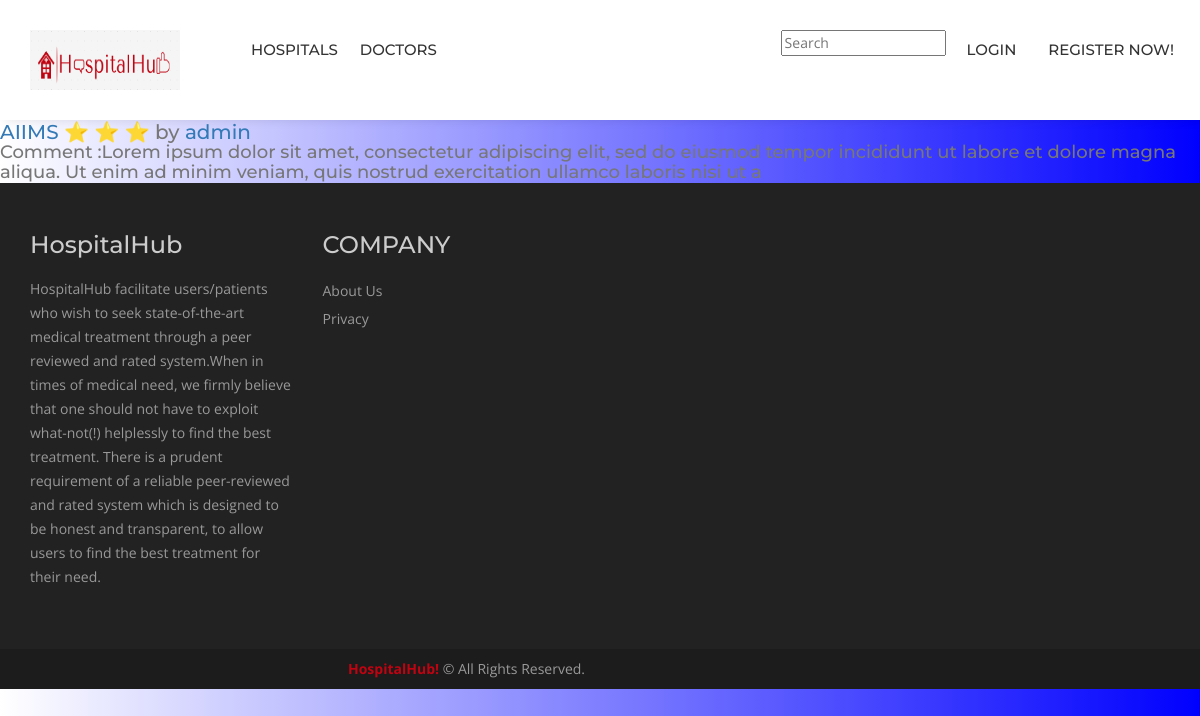
Screenshot of /myhub/hospitals/reviews/1 with the database file from the repository.
### myhub/models.py (models this page shows, shortened)
class hospital_review(models.Model):
    RATING_CHOICES = (
        (1, '1'),
        (2, '2'),
        (3, '3'),
        (4, '4'),
        (5, '5'),
    )
    hospital = models.ForeignKey(hospital, on_delete=models.CASCADE,)
    pub_date = models.DateTimeField('date published')
    user_name = models.ForeignKey(User, on_delete=models.CASCADE,)
    comment = models.CharField(max_length=200)
    rating = models.IntegerField(choices=RATING_CHOICES)
    def get_rating(self):
        roundedratings = round(self.rating)
        stars = ""
        for i in range(0,roundedratings):
            stars += "*"
        return stars

class hospital(models.Model):
    name = models.CharField(max_length=100, null=True)  # Field name made lowercase.
    desc = models.CharField(max_length=10000, help_text='Enter Hospital Description')
    building = models.CharField(max_length=25, blank=False, null=True)  # Field name made lowercase.
    street = models.CharField(max_length=25, blank=False, null=True)  # Field name made lowercase.
    city = models.CharField(max_length=25, null=True)  # Field name made lowercase.
    pincode = models.IntegerField(blank=False, null=True)  # Field name made lowercase.
    beds = models.IntegerField(blank=True, null=True)  # Field name made lowercase.
    profile= models.ImageField(default ='default.jpg')

### myhub/views.py (the view)
# urls.py: path('hospitals/reviews/<int:pk>', views.HospitalReviewDetailView.as_view(), name='hospitals-reviews-detail'),
class HospitalReviewDetailView(generic.DetailView):
    model=hospital_review

### myhub/templates/myhub/hospital_review_detail.html
{% extends "base_generic.html" %}
{% block content %}
<body style="background: linear-gradient(to right,white,blue);">
<h4><a href="{{ hospital_review.doctor.get_absolute_url }}">
        {{ hospital_review.hospital.name }}</a>{% for star in hospital_review.get_rating %} ⭐ {% endfor %} by <a href="{% url 'user_review_list' hospital_review.user_name %}">{{ hospital_review.user_name }}</a></h4>
    <h5>Comment :{{ hospital_review.comment }}</h5>
</body>
{% endblock %}

### myhub/static/hospitalhub/css/custom.css (style rules this page uses)
html body { font-family: 'Open Sans', sans-serif; color: #777777; font-size: 14px; }
body h1, body h2, body h3, body h4, body h5, body h6 { font-family: 'Montserrat', sans-serif; margin: 0px; }
body h4 { font-size: 20px; }
body h5 { font-size: 18px; }

### rows the page displays
hospital_review: hospital.name "AIIMS", rating 3 (drawn), user_name "admin", comment "Lorem ipsum dolor sit amet, consectetur adipiscing elit, sed do eiusmod tempor incididunt ut labore et dolore magna aliqua. Ut enim ad minim veniam, quis nostrud exercitation ullamco laboris nisi ut a"
